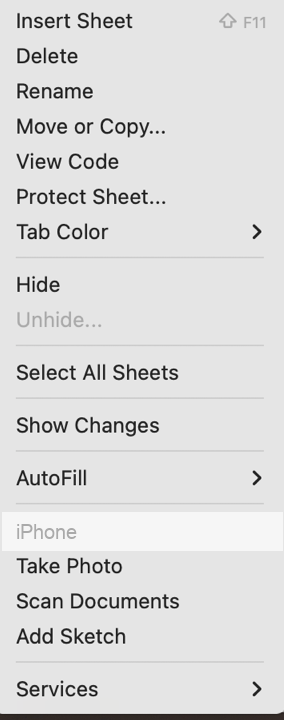
#> input picture guidelines/images/codebook-7.png, 284 x 720 px
$ python redact_ui.py
#> lines starting #> are read from the running program, lines starting #| are printed output that depends on the picture
"""Clean the two Excel UI screenshots.

codebook-7 and codebook-8 are genuine macOS Excel screenshots, so they are kept
rather than recreated - but they leak real client data. codebook-7 shows
respondent-level gender/age/race columns behind the menu plus the author's device
name; codebook-8 shows a real client workbook filename. Both are cropped and
painted over here.
"""
import os
from PIL import Image, ImageDraw, ImageFont

HERE = os.path.dirname(os.path.abspath(__file__))
IMG  = os.path.abspath(os.path.join(HERE, "..", "guidelines", "images"))

def font(sz):
    for p in ("/System/Library/Fonts/Supplemental/Arial.ttf",
              "/System/Library/Fonts/Helvetica.ttc"):
        if os.path.exists(p):
            try: return ImageFont.truetype(p, sz)
            except Exception: pass
    return ImageFont.load_default()

# ---- codebook-7: crop away the data columns, cover the device name ----------
im = Image.open(os.path.join(IMG, "codebook-7.png")).convert("RGB")
#> im is the input picture: PIL image 284x720 RGB; mean R, G, B 220.2, 220.1, 220.1
im = im.crop((258, 20, 542, 740))                   # keep the context menu only
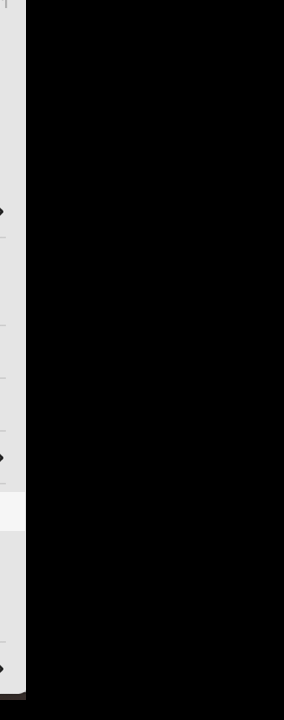
#> im: PIL image 284x720 RGB; mean R, G, B 20.3, 20.3, 20.3
dr = ImageDraw.Draw(im)
dr.rectangle([2, 512, im.width-2, 550], fill=(246, 246, 246)) # "Sophie's iPhone" row
dr.text((16, 520), "iPhone", font=font(20), fill=(170, 170, 170))
im.save(os.path.join(IMG, "codebook-7.png"))
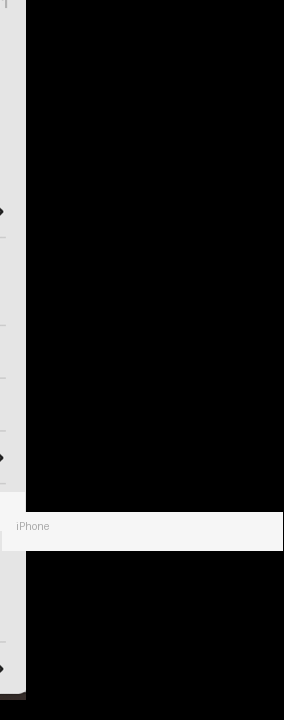
#> saved as codebook-7.png: PIL image 284x720 RGB; mean R, G, B 32.3, 32.3, 32.3
print(f"  codebook-7 cleaned -> {im.size}")
#|   codebook-7 cleaned -> (284, 720)

# ---- codebook-8: replace the real workbook name, trim the bleed-through -----
im = Image.open(os.path.join(IMG, "codebook-8.png")).convert("RGB")
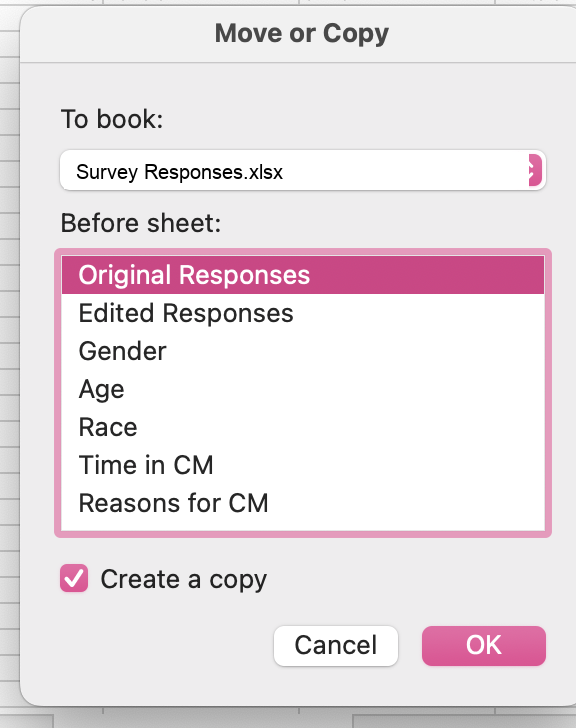
#> input picture guidelines/images/codebook-8.png, 576 x 728 px
#> im is the input picture: PIL image 576x728 RGB; mean R, G, B 233.7, 224.7, 229.1
im = im.crop((0, 0, 576, 728))                      # trim right-edge response text
dr = ImageDraw.Draw(im)
dr.rectangle([64, 152, 528, 188], fill=(255, 255, 255))       # filename field
dr.text((76, 160), "Survey Responses.xlsx", font=font(20), fill=(0, 0, 0))
im.save(os.path.join(IMG, "codebook-8.png"))
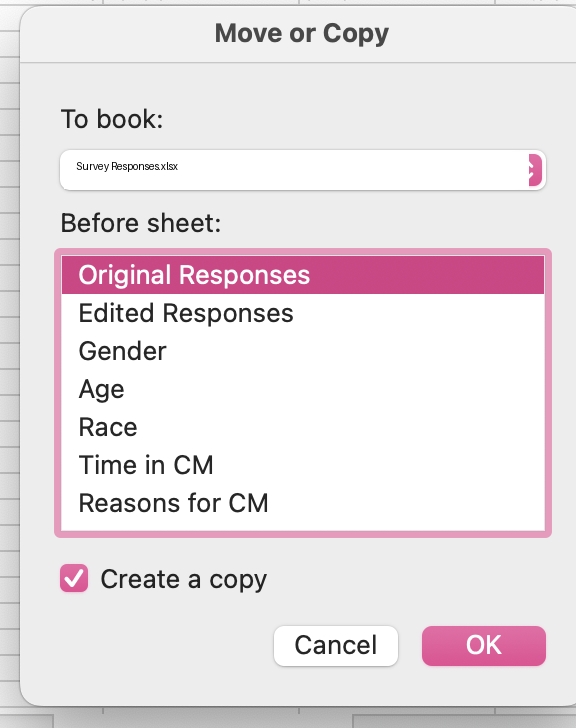
#> saved as codebook-8.png: PIL image 576x728 RGB; mean R, G, B 234.1, 225.1, 229.5
print(f"  codebook-8 cleaned -> {im.size}")
#|   codebook-8 cleaned -> (576, 728)
